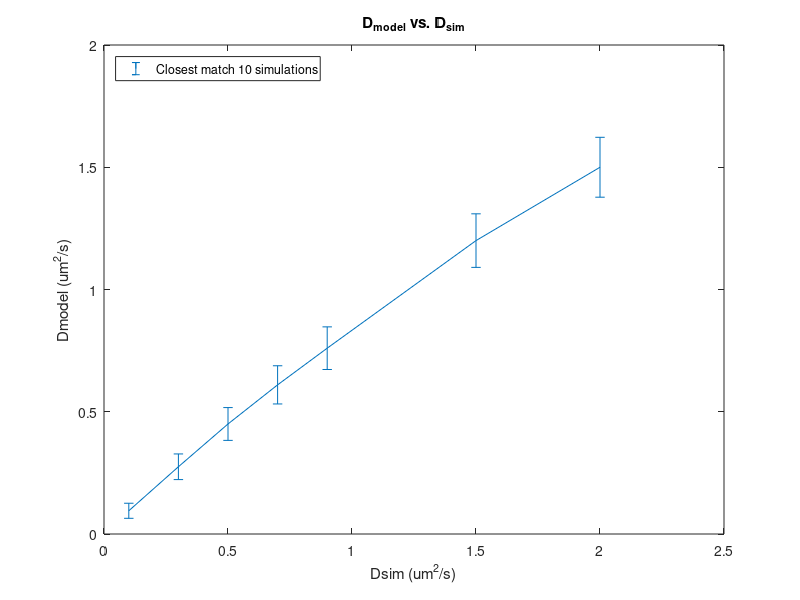
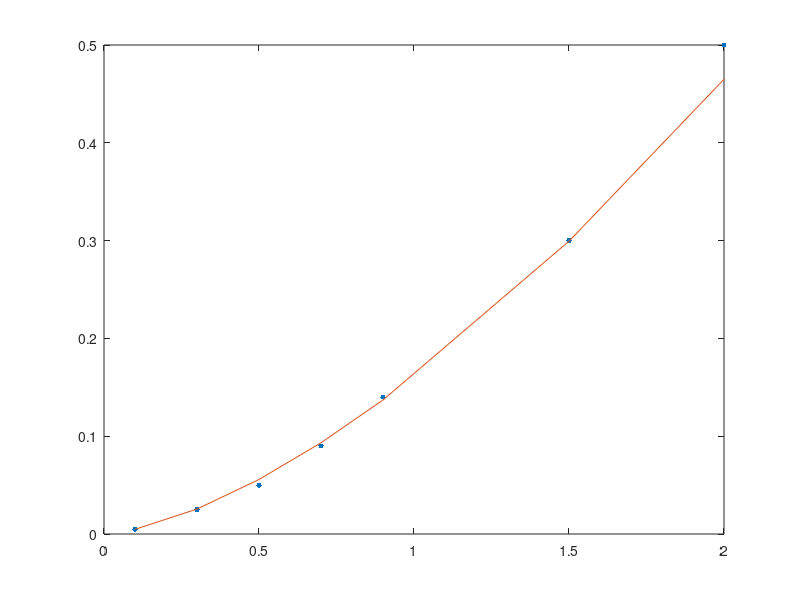

Write MATLAB code to recreate these figures, in order. (Note: this script raises an error after producing the figures.)
close all
D = (0:0.01:2);
x = [0, 0.1,0.2,0.4,0.6,0.8,1,1.2,1.3,1.4,1.6,2];
y = [0, .105,.213,.451,.69,.94,1.2,1.45,1.6,1.75,2.1,2.7];
y1 = x + x.^2*.19;
D2 = D + D.^2*.19;
% 
% figure
% plot(x,y)
% hold on
% plot(D,D2)
% 
% figure
% plot(x,y-x,'.')
% hold on
% plot(D2,D2-D)
% legend('Best','D_{sim} = .19*D^2')
% errorbar(x,y-x,.1*sqrt(y-x),'LineStyle', 'none')

D = (0:0.01:2);
x = [0.1,0.3,0.5,0.7,0.9,1.5,2];
y = [.095, .275, .45, .61, .76, 1.2, 1.5];
y2 = x-y;

figure
plot(x,y,'.','MarkerSize',12)
%plot(x,y)
errorbar(x,y,.1*sqrt(y))
title('D_{model} vs. D_{sim}')
legend('Closest match 10 simulations','Location','northwest')
xlabel('Dsim (um^2/s)')
ylabel('Dmodel (um^2/s)')

figure
plot(x,x-y,'.','MarkerSize',12)
hold on
plot(x, .161*x.^(1.53))
errorbar(x,x-y,.1*sqrt(x-y),'LineStyle', 'none')
xlim([0,2.1])
ylim([0,0.55])
title('(D_{sim} - D_{model}) vs. D_{sim}')
legend('Closest match 10 simulations', 'Dsim-Dmodel = .161*Dsim.^{1.53}','Location','northwest')
xlabel('Dsim (um^2/s)')
ylabel('Dsim-Dmodel (um^2/s)')
figure
loglog(x,x-y,'.','MarkerSize',12)


logx = log10(x);
logy = log10(y2);

Bp = polyfit(log10(x), log10(y2), 1);
Yp = polyval(Bp,log10(x));
figure
plot(log10(x), log10(y2), 'pg')
hold on
plot(log10(x), Yp, '-r')
hold off
grid
title('log(D_{sim} - D_{model}) vs. log(D_{sim})')
legend('Closest match 10 simulations', 'log(Dsim-Dmodel) = 1.53*log(Dsim)-.793','Location','northwest')
xlabel('log(Dsim)')
ylabel('log(Dsim-Dmodel)')
